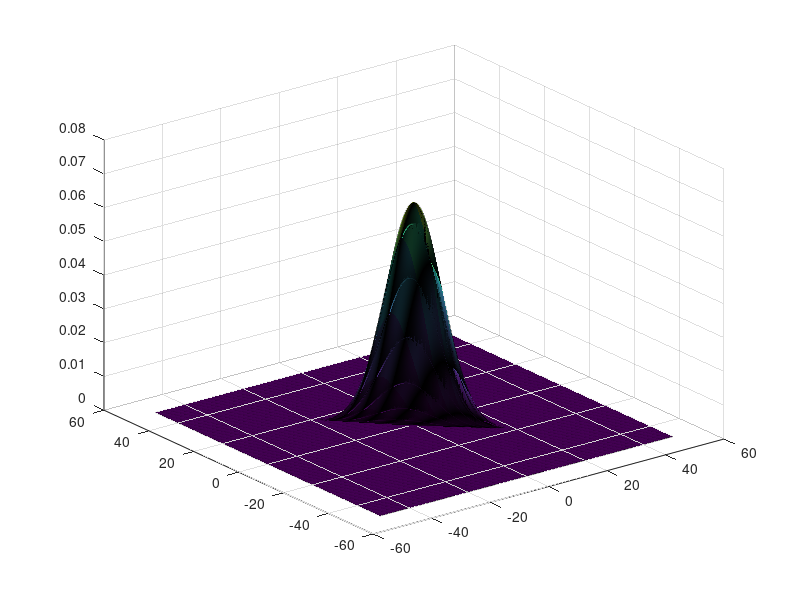

Reproduce this figure in MATLAB.
C_B = [30.5819 -30.829;
        -30.829 31.2692];
dX_min = -50;
dX_max = 50;
dY_min = -50;
dY_max = 50;

Nsteps = 500;

dX = linspace(dX_min, dX_max, Nsteps);
dY = linspace(dY_min, dY_max, Nsteps);
P = zeros(Nsteps, Nsteps);

for i = 1:Nsteps
    for j = 1:Nsteps
        P(i,j) = (1/(2*pi*sqrt(det(C_B))))*exp(-0.5*[dX(1,i) dY(1,j)]*inv(C_B)*[dX(1,i);dY(1,j)]);
    end
end

[dX, dY] = meshgrid(dX, dY);
surf(dX, dY, P)

dr_tca = [49.65; 0];
Rc = 0.11;
x = linspace(dr_tca(1,1)-Rc,dr_tca(1,1) + Rc,500);
y = linspace(dr_tca(2,1)-Rc,dr_tca(2,1) + Rc,500);
P_c = trapz(y, trapz(x, P, 2))